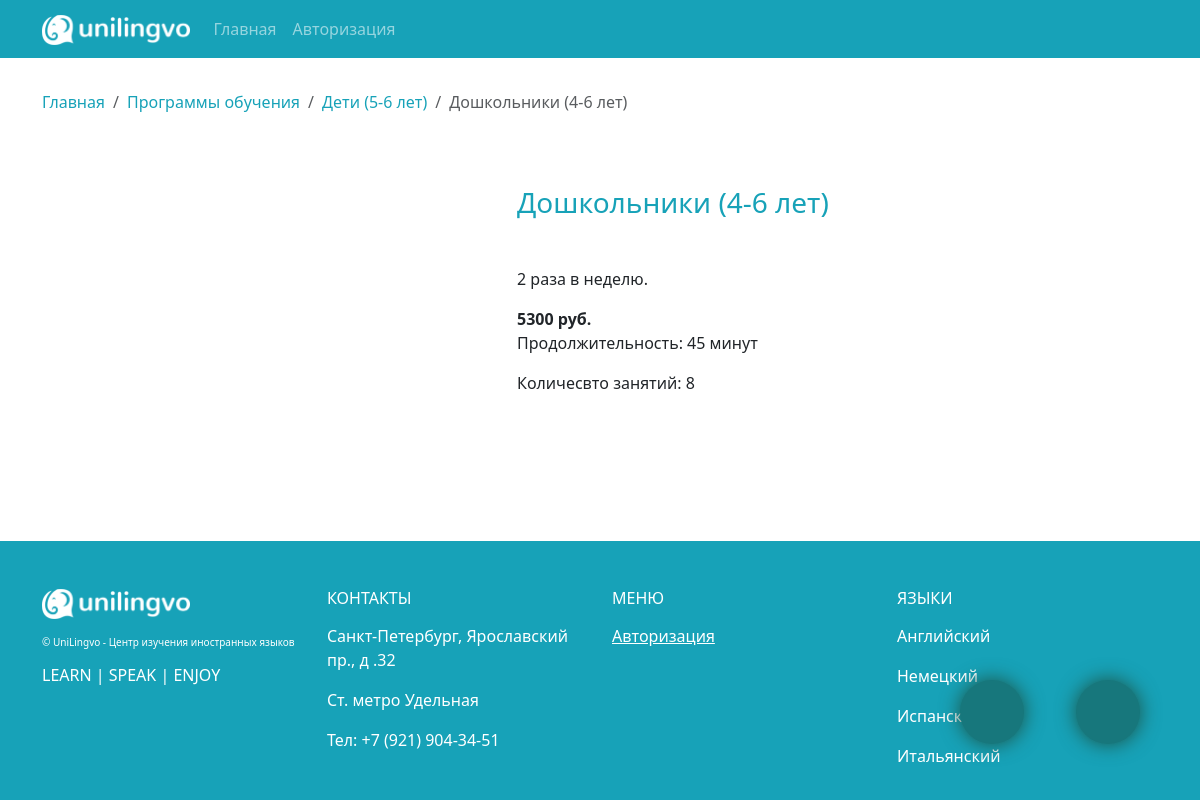
Page /abonements/abonement-detail/3/4 on the committed database.
### app_lancen/models.py (models this page shows, shortened)
class TrainingProgramm(models.Model):
    name = models.CharField(verbose_name='Название', max_length=255)
    description = models.TextField(verbose_name="Описание")
    photo = models.ImageField(upload_to = get_file_path, verbose_name="Фото")
    class Meta:
        verbose_name = "Программа обучения"
        verbose_name_plural = "Программы обучения"

### app_abonements/models.py (models this page shows, shortened)
class Abonement(models.Model):
    name = models.CharField(verbose_name="Название абонемента", max_length=255)
    amount_lesson = models.IntegerField(verbose_name="Кол-во занятий")
    price = models.IntegerField(verbose_name="Стоимость абонемента (руб.)")
    duration = models.CharField(verbose_name="Продолжительность 1 занятия", max_length=255)
    description  = models.TextField(verbose_name="Описание")
    course = models.ManyToManyField(TrainingProgramm, verbose_name="К какому курсу", related_name='abonement_courses')
    photo = models.ImageField(verbose_name="Фото", upload_to=get_file_path)
    class Meta:
        verbose_name = "Абонемент"
        verbose_name_plural = "Абонементы"

### app_abonements/views.py (the view)
# urls.py: path('abonement-detail/<int:pk>/<int:id_course>', AbonementDeatil.as_view(), name = "abonement_detail" ),
class AbonementDeatil(DataMixin, DetailView):
    model = Abonement
    template_name = "app_abonements/abonement_detail.html"
    def get_context_data(self, **kwargs):
        context = super().get_context_data(**kwargs)
        abonement = Abonement.objects.get(id = self.kwargs["pk"])
        course = TrainingProgramm.objects.get(id = self.kwargs["id_course"])
        context['breadcrumbs'] = [
            {'link': reverse('lancen:index'), 'title':'Главная'},
            {'link': reverse('lancen:courses_list'), 'title':'Программы обучения'},
            {'link': reverse('lancen:course_view', args=[course.id]),'title': course.name},
            {'link' : '#', 'title': str(abonement.name)}
        ]
        data_mixin_context = self.get_user_context(title = abonement.name)
        return dict(list(context.items()) + list(data_mixin_context.items()))

### app_lancen/templatetags/lancen_tags.py (called while the page is built)
@register.inclusion_tag('templatetags/breadcrumbs.html')
def breadcrums(list):
    return {'breadcrumbs': list}

### app_lancen/utils.py (called while the page is built)
    def get_user_context(self, **kwargs):
        context = kwargs
        modern_menu = menu.copy()
        if  self.request.user.is_authenticated:
            modern_menu.append({'title' : "Личный кабинет" , 'link' : 'profiles:personal_area'})
        if self.request.user.groups.filter(name='teacher').exists():
            context["pers_area_items"] = teacher_pers_area_items
        if self.request.user.groups.filter(name='student').exists():
            context["pers_area_items"] = student_pers_area_items
        if self.request.user.is_superuser:
            context["pers_area_items"] = admin_pers_area_items
        context['menu'] = modern_menu
        context["recall_form"] = RecallForm
        context['contact_form'] = ContactForm
        return context

### templates/app_abonements/abonement_detail.html (shortened to what this page needs)
{% extends 'base.html' %}
{% load lancen_tags %}
{% block content %}
{% breadcrums breadcrumbs %}
<section class = "pt-5 pb-5">
    <div class="row">
        <div class="col-lg-5">
        </div>
        <div class="col-lg-7">
            <h3 class = "my_color_info">{{object.name}}</h3>
            <p class = "mt-5">{{object.description}}</p>
            <b>{{object.price}} руб.</b>
            <p>Продолжительность: {{object.duration}}</p>
            <p>Количесвто занятий: {{object.amount_lesson}}</p>
        </div>
    </div>
</section>
{% endblock content %}

### templates/templatetags/breadcrumbs.html (shortened to what this page needs)
<section class = "mt-3 pt-3 pb-2 ">
    <nav aria-label="breadcrumb">
        <ol class="breadcrumb">
            {% for item in breadcrumbs  %}
                <li class="breadcrumb-item {% if forloop.last %} active{% endif %}" {% if forloop.last %}  aria-current="page"{% endif %} >
                    {% if not  forloop.last %}
                        <a  class="my_color_info" style = "text-decoration: none;" href="{{item.link}}">{{item.title}}</a>
                    {% else %}
                    {{item.title}}
                    {% endif %}
                </li>
            {% endfor %}
        </ol>
    </nav>
</section>

### app_lancen/static/app_lancen/css/style.css (style rules this page uses)
.my_color_info { color:#17a2b8 !important; }

### rows in the picture
TrainingProgramm: title "Дети (5-6 лет)"
Abonement: title "Дошкольники (4-6 лет)", name "Дошкольники (4-6 лет)", description "2 раза в неделю.", price "5300", duration "45 минут", amount_lesson "8"

### other values in the picture
{{ item.title }} "Главная" "Программы обучения"
